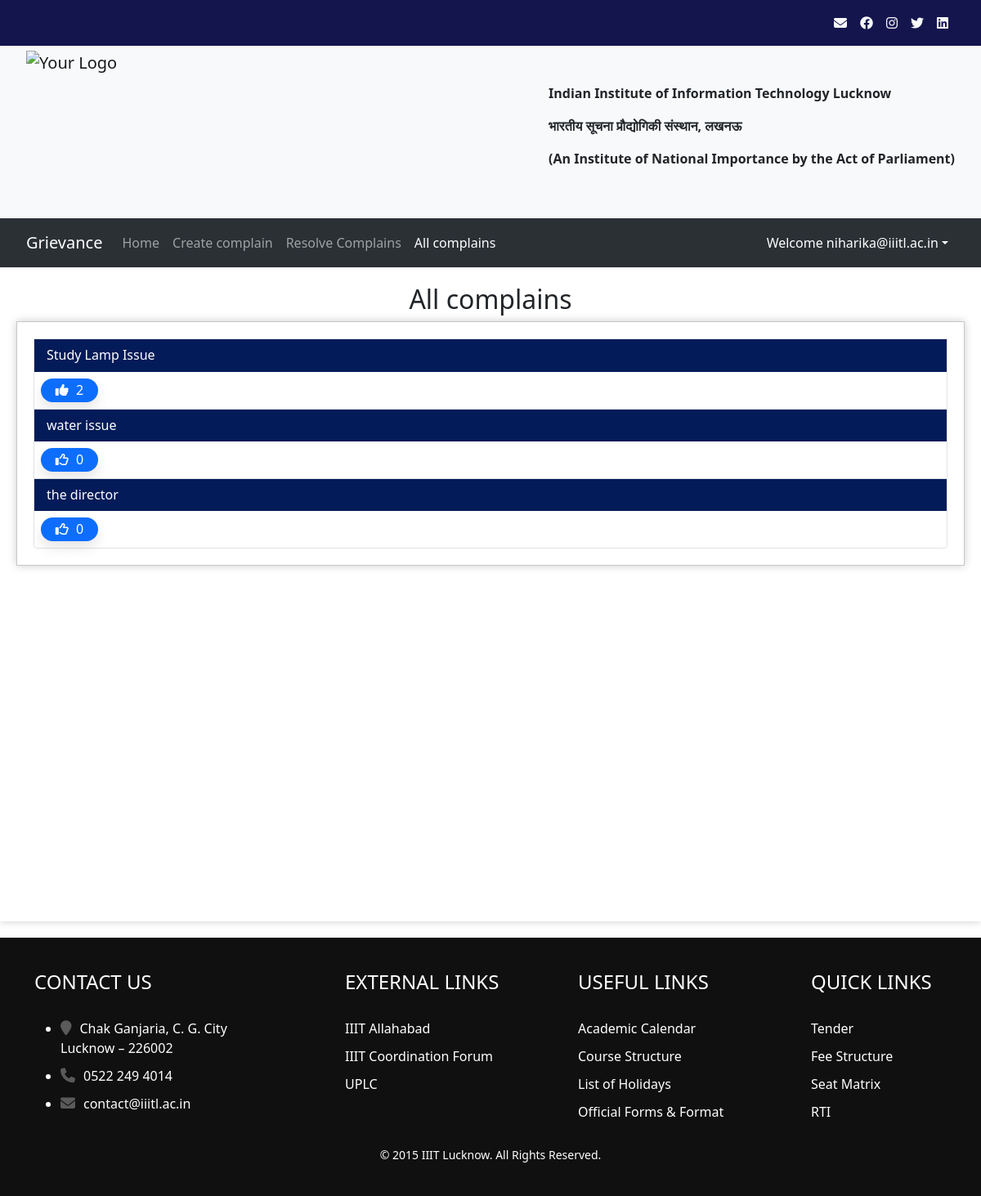
/allcomplain (signed in), run on an earlier commit of the app's database.
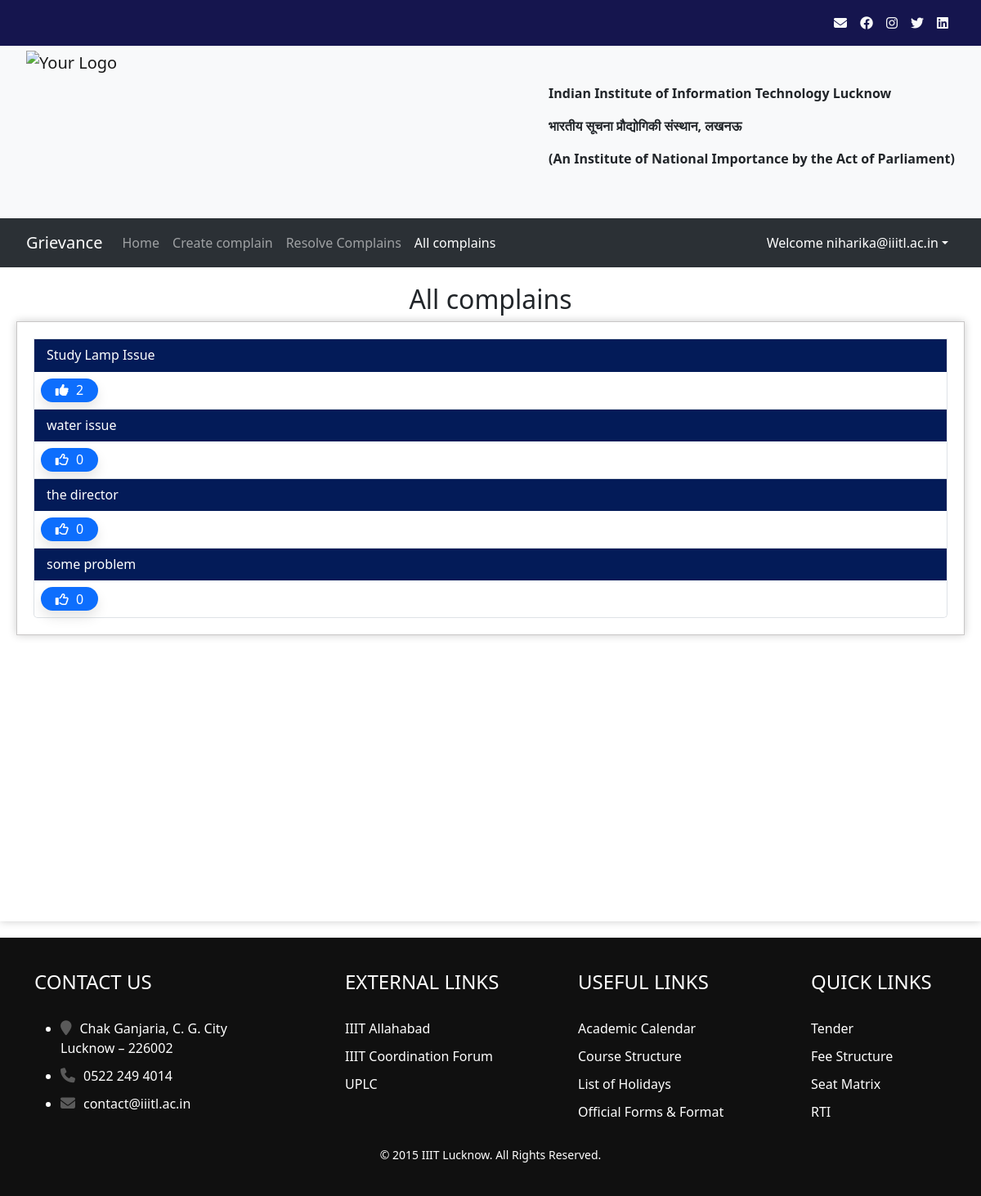
And on a later commit of the database.
### complainapp/models.py (models this page shows, shortened)
class Complain(models.Model):
    id = models.AutoField
    heading = models.CharField(max_length=300)
    description = models.TextField()
    registered_by = models.ForeignKey(Profile, on_delete=models.CASCADE)
    registered_to = models.ForeignKey('Designation', on_delete=models.CASCADE)
    registered_date = models.DateField(default=now, db_index=True)
    response_date = models.DateField(default=datetime.utcnow() + timedelta(days=2))
    completed = models.BooleanField(default=False)
    likes = models.ManyToManyField(User,related_name="postlike", blank=True, db_index=True)

### complainapp/views.py (the view)
    def wrapper(*args, **kwargs):
        check_escalation()
        return func(*args, **kwargs)

### complainapp/context_processors.py (called while the page is built)
def has_designation(request):
    user = request.user
    if user.is_superuser:
        return {'has_designation': True}
    has_designation = False
    if user.is_authenticated:
        has_designation = Profile.objects.get(user=user).designation_holder.exists()
    return {'has_designation': has_designation}

### complainapp/templatetags/urlactive.py (called while the page is built)
@register.simple_tag(takes_context=True)
def navactive(context, url):
    if context['request'].path == reverse(url):
        return 'active'
    return ''

### complainapp/views.py (called while the page is built, shortened)
def check_escalation():
    global TODAY_DATE
    with lock:
        if TODAY_DATE is not None and TODAY_DATE == timezone.datetime.now().date():
            return
        TODAY_DATE = timezone.datetime.now().date()

def check_escalation_wrapper(func):
    def wrapper(*args, **kwargs):
        check_escalation()
        return func(*args, **kwargs)
    return wrapper

@login_required(login_url='/')
@check_escalation_wrapper
def allcomplain(request):
    allcomplain = Complain.objects.filter(completed=False).annotate(like_count=Count('likes')).order_by('-like_count')
    return render(request,'complainapp/allcomplains.html',{'allcomplain':allcomplain})

### templates/complainapp/allcomplains.html (shortened to what this page needs)
{% extends 'complainapp/basic.html' %}
{% load static %}
{% block style %}
<link rel="stylesheet" href="{% static '/css/complainapp/respondcomplain.css' %}">
{% endblock style %}
{% block body %}
<div class="content-enclosure">
    <h2 class='text-center'>All complains</h2>
    <div class="complains1" style="min-height:200px">
        <div class="list-group complain-list" style="border-radius:0px 0px 5px 5px">
            {% for complain in allcomplain %}
            <div class="list-group-item complain-class" aria-current="true">
                <h6 class="complain-subject">{{ complain.heading }}</h6>
                <form action="{% url 'postlike' %}" method="POST" style="margin-left:auto;display:flex;"> {% csrf_token %}
                    <div class="cwrapper">
                        {% if user not in complain.likes.all %}
                        <button type="submit" class="btn-like like m-2"><i class="far fa-thumbs-up liking"></i> <span class="like-count">{{ complain.likes.all.count }}</span> </button>
                        {% else %}
                        <button type="submit" class="btn-like unlike m-2"><i class="fas fa-thumbs-up liking"></i> <span class="like-count">{{ complain.likes.all.count }}</span> </button>
                        {% endif %}
                    </div>
                </form>
            </div>
            {% endfor %}
        </div>
    </div>
</div>
{% endblock body %}

What changed in the data, as far as the page shows it:
added Complain: heading "some problem", likes.all.count "0"
